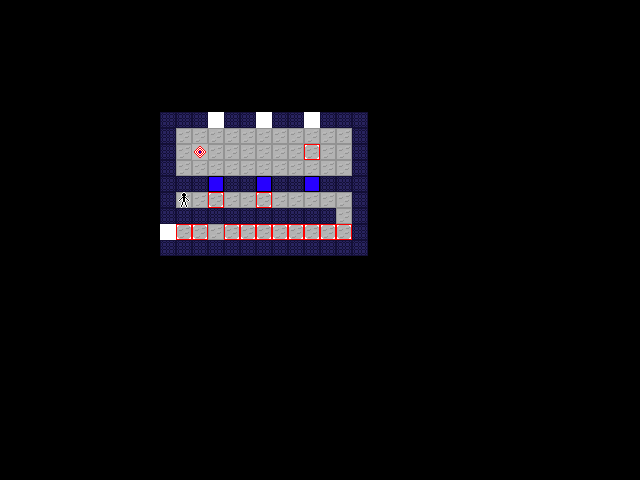

Below is a game level as drawn by its tile map, then a one-line description and the .tmx that defines it (tile-layer data replaced by summaries):
An orthogonal 40x30 tile map with 16x16 px tiles, 5 tile layers (tiles, pieces, pieces2, pieces3, ...).

<map version="1.10" tiledversion="1.10.2" orientation="orthogonal" renderorder="right-down" width="40" height="30" tilewidth="16" tileheight="16" infinite="0" nextlayerid="8" nextobjectid="7">
 <tileset firstgid="1" name="tiles" tilewidth="16" tileheight="16" tilecount="81" columns="9">
  <image source="tiles.png" width="144" height="144" />
 </tileset>
 <layer id="1" name="tiles" width="40" height="30">
  <data>[1200 cells, 117 non-empty, 5 distinct tile ids]</data>
 </layer>
 <layer id="2" name="pieces" width="40" height="30">
  <data>[1200 cells, 13 non-empty, 1 distinct tile ids]</data>
 </layer>
 <layer id="6" name="pieces2" width="40" height="30">
  <data>[1200 cells, 0 non-empty, 0 distinct tile ids]</data>
 </layer>
 <layer id="7" name="pieces3" width="40" height="30">
  <data>[1200 cells, 0 non-empty, 0 distinct tile ids]</data>
 </layer>
 <layer id="3" name="actors" width="40" height="30">
  <data>[1200 cells, 1 non-empty, 1 distinct tile ids]</data>
 </layer>
 <objectgroup id="5" name="connectors" />
</map>
